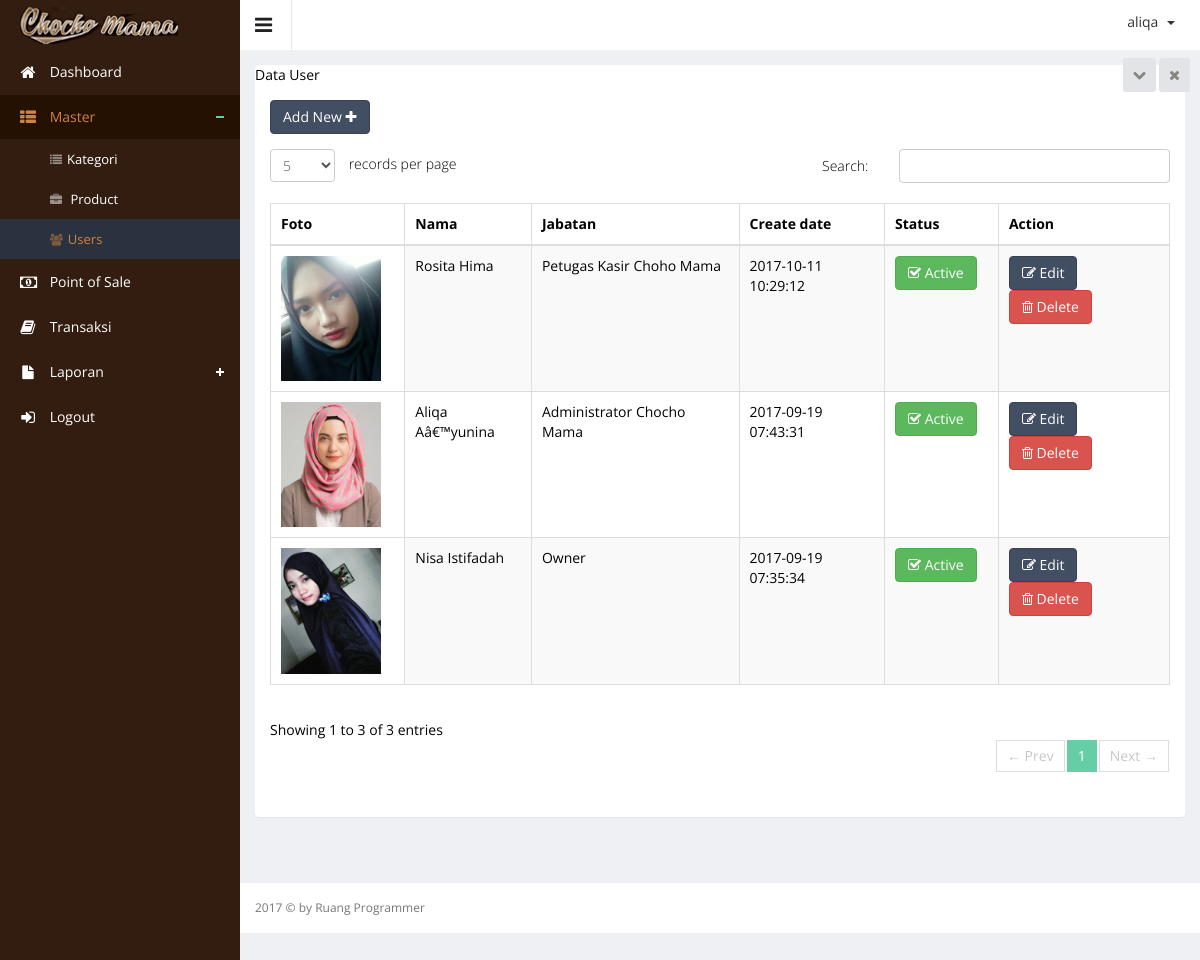
/index.php?hal=master/user/list (signed in), run on the app's committed database.
### tables this page shows
CREATE TABLE `user` (
  `user_id` int(10) NOT NULL,
  `user_foto` text,
  `user_name` varchar(255) DEFAULT NULL,
  `user_username` varchar(40) NOT NULL,
  `user_password` varchar(250) NOT NULL,
  `user_level` varchar(200) NOT NULL,
  `user_create_date` datetime DEFAULT NULL,
  `user_status` enum('N','Y') NOT NULL
);

### master/user/list.php (the view, shortened to what this page needs)
<div class="wrapper">
    <div class="row">
        <div class="col-sm-12">
            <section class="panel">
                <header class="panel-h
                eading">
                    Data User
                    <span class="tools pull-right">
                        <a href="javascript:;" class="fa fa-chevron-down"></a>
                        <a href="javascript:;" class="fa fa-times"></a>
                     </span>
                </header>
                <div class="panel-body">
                    <div class="adv-table editable-table ">
                        <div class="clearfix">
                            <div class="btn-group">
                                <a href="?hal=master/user/add">
                                    <button data-toggle="modal" class="btn btn-primary" data-target="#myModal">
                                        Add New <i class="fa fa-plus"></i>
                                    </button>
                                </a>
                            </div>
                        </div>
                        <table class="table table-striped table-hover table-bordered" id="editable-sample">
                            <thead>
                            <tr>
                                <th>Foto</th>
                                <th>Nama</th>
                                <th>Jabatan</th>
                                <th>Create date</th>
                                <th>Status</th>
                                <th>Action</th>
                            </tr>
                            </thead>
                            <tbody>
                            <?php
                            $queryUsers = mysql_query("SELECT * FROM user ORDER BY user_id DESC");
                            while ($rowUsers = mysql_fetch_array($queryUsers)) {
                                ?>
                                <tr class="">
                                    <td width="25px">
                                        <img src="assets/images/user/<?php
                                        if(!empty($rowUsers['user_foto'])) {
                                            echo $rowUsers['user_foto'];
                                        }else{
                                            echo "no-images.jpg";
                                        }
                                        ?>" width="100px">
                                    </td>
                                    <td><?php echo $rowUsers['user_name']; ?></td>
                                    <td><?php
                                        if($rowUsers['user_level']=='admin'){
                                            echo "Administrator Chocho Mama";
                                        }elseif($rowUsers['user_level']=='kasir'){
                                            echo "Petugas Kasir Choho Mama";
                                        }elseif($rowUsers['user_level']=='manager'){
                                            echo "Manager Chocho Mama";
                                        }elseif($rowUsers['user_level']=='super admin'){
                                            echo "Owner";
                                        }
                                        ?></td>
                                    <td><?php echo $rowUsers['user_create_date']; ?></td>
                                    <td><?php if ($rowUsers['user_status'] == 'Y') { ?>
                                            <button class="btn btn-success" type="submit"><i
                                                        class="fa fa-check-square-o"></i> Active
                                            </button>
                                        <?php } else { ?>
                                            <button class="btn btn-danger" type="submit"><i class="fa fa-ban"></i> Not
                                                Active
                                            </button>
                                        <?php } ?></td>
                                    <td>
                                        <a href="?hal=master/user/edit&id=<?php echo $rowUsers['user_id']; ?>">
                                            <button class="btn btn-primary" type="submit"><i class="fa fa-edit"
                                                                                             aria-hidden="true"></i>
                                                Edit
                                            </button>
                                        </a>
                                        <a href="?hal=master/user/list&hapus=<?php echo $rowUsers['user_id']; ?>">
                                            <button class="btn btn-danger" type="submit" name="hapus"><i
                                                        class="fa fa-trash-o"></i> Delete
                                            </button>
                                        </a>
                                    </td>
                                </tr>
                            <?php } ?>
                            </tbody>
                        </table>
                    </div>
                </div>
            </section>
        </div>
    </div>
</div>

### data on the page
user: user_foto (picture), user_name "Rosita Hima", user_level "Petugas Kasir Choho Mama", user_create_date "2017-10-11 10:29:12", user_status "Y" (drawn)
user: user_foto (picture), user_name "Aliqa Aâ€™yunina", user_level "Administrator Chocho Mama", user_create_date "2017-09-19 07:43:31", user_status "Y" (drawn)
user: user_foto (picture), user_name "Nisa Istifadah", user_level "Owner", user_create_date "2017-09-19 07:35:34", user_status "Y" (drawn)

### other printed values
$_SESSION['username'] "aliqa"
